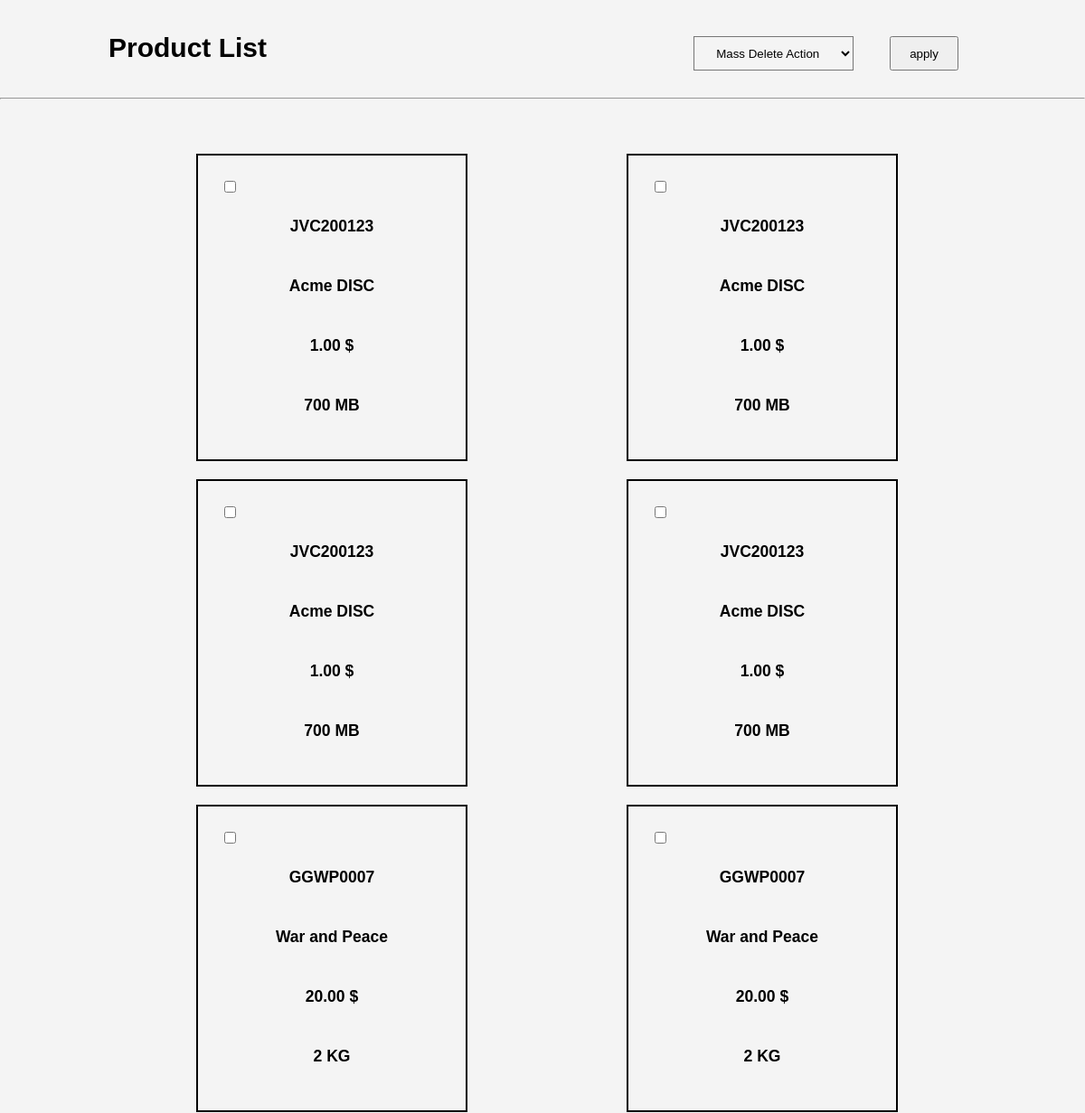
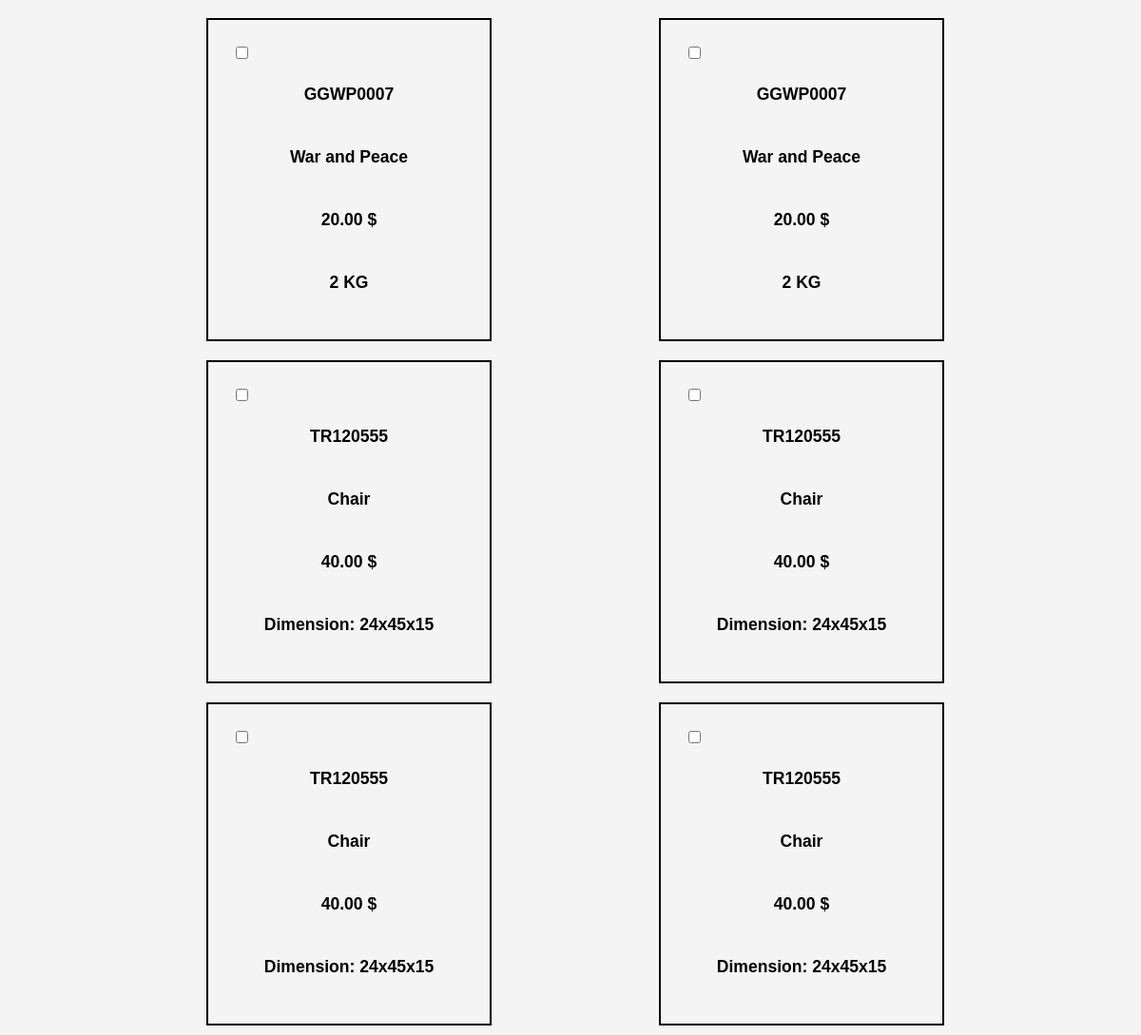
The page / on the database its author committed (2 pictures, top to bottom).
### tables this page shows
CREATE TABLE `tbl_base` (
  `id` int(11) NOT NULL,
  `sku` varchar(255) NOT NULL,
  `name` varchar(255) NOT NULL,
  `price` varchar(255) NOT NULL
);

CREATE TABLE `tbl_furniture` (
  `id` int(11) NOT NULL,
  `product_id` int(255) NOT NULL,
  `height` varchar(255) NOT NULL,
  `width` varchar(255) NOT NULL,
  `length` varchar(255) NOT NULL
);

### index.php (called while the page is built, shortened)
<?php
$disk = new Disk();
$book = new Book();
include 'views/product_list.php';
?>

### classes/Database.php (called while the page is built, shortened)
<?php
class Database
{
  private $host = "localhost";
  private $user = "root";
  private $pass = "";
  private $dbname = "project";
  private $dbh;
  private $stmt;
public function __construct()
{
  $dsn = 'mysql:host='. $this->host .';dbname='. $this->dbname;
  $options = array(
    PDO::ATTR_PERSISTENT => true,
    PDO::ATTR_ERRMODE => PDO::ERRMODE_EXCEPTION
  );
  try{
    $this->dbh = new PDO($dsn, $this->user, $this->pass, $options);
  } catch(PDOException $e) {
    $this->error = $e->getMessage();
  }
}
public function query($query)
{
  $this->stmt = $this->dbh->prepare($query);
}
public function execute()
{
  return $this->stmt->execute();
}
public function resultSet()
{
  $this->execute();
  return $this->stmt->fetchAll(PDO::FETCH_OBJ);
}
public function single()
{
  $this->execute();
  return $this->stmt->fetch(PDO::FETCH_OBJ);
}
public function rowCount()
{
  return $this->stmt->rowCount();
}
}
?>

### classes/Product.php (called while the page is built, shortened)
<?php
abstract class Product extends Database
{
  public
    $stmt = NULL,
    $exist = NULL,
    $product_id = NULL,
    $last_id = NULL,
    $id = NULL,
    $query = NULL,
    $sql = NULL,
    $table = NULL,
    $param = [],
    $database = NULL;
  public function __construct()
  {
    $this->database = new Database();
  }
  public function getBaseProducts($table)
  {
    $statement = $this->database->query("SELECT * FROM $table");
    $statement = $this->database->resultSet();
    return $statement;
  }
}
?>

### views/product_list.php (the view, shortened to what this page needs)
<!DOCTYPE html>
<html>
<head>
    <link rel="stylesheet" type="text/css" href="css/list.css">
</head>
<body>
<form method="post">
    <header>
        <div class="main-container">
            <div id="product-list">
                <h1>Product List</h1>
            </div>
                <nav>
                    <ul>
                        <li>
                            <select id="select_id" onchange="select_all()" class="select">
                                <option value="" selected disabled hidden>Mass Delete Action</option>
                            </select>
                        </li>
                        <li><input type="submit" class="button"  name="delete" value="apply"/></li>
                    </ul>
                </nav>
        </div>
</header>
<hr>
<section id="boxes">
    <div class="box-container">
    <?php $result = $disk->getBaseProducts("tbl_base");?>
    <?php foreach($result as $product): ?>
            <div class="box">
                <input type="checkbox" name="check[]" id="check" value="<?php echo $product->id; ?>">
                <h3><strong> <?php echo $product->sku;   ?> </strong></h3>
                <h3><strong> <?php echo $product->name;  ?> </strong></h3>
                <h3><strong> <?php echo $product->price; ?> </strong></h3>
                <h3><strong> <?php $furniture->setProducts("tbl_furniture", ["height, width, length"], "product_id", $product->id); ?> </strong></h3>
                <h3><strong> <?php echo $disk->setProducts("tbl_disk", ["size"  ], "product_id", $product->id); ?> </strong></h3>
                <h3><strong> <?php echo $book->setProducts("tbl_book", ["weight"], "product_id", $product->id); ?> </strong></h3>
            </div>
        <?php endforeach; ?>
    </div>
</section>
</form>
</body>
</html>

### classes/Disk.php (shortened to what this page needs)
<?php
class Disk extends Product
{
  public function foreach($param)
  {
    foreach($param as $attributes) {
      return $this->param = $attributes;
    }
  }
  public function setProducts($table, $param, $product_id, $id)
  {
    $this->table = $table;
    $this->product_id = $product_id;
    $this->id = $id;
    $this->selectFrom("SELECT $this->param FROM $this->table WHERE $this->product_id = $this->id");
  }
  public function selectFrom($sql)
  {
    $stmt = $this->database->query($sql);
    $stmt = $this->database->single();
  }
  public function getProducts($product)
  {
    print($product[0]);
  }
}
?>

### classes/Book.php (shortened to what this page needs)
<?php
class Book extends Product
{
  public function foreach($param)
  {
    foreach($param as $attributes) {
      return $this->param = $attributes;
    }
  }
  public function setProducts($table, $param, $product_id, $id)
  {
    $this->table = $table;
    $this->product_id = $product_id;
    $this->id = $id;
    $this->selectFrom("SELECT $this->param FROM $this->table WHERE $this->product_id = $this->id");
  }
  public function selectFrom($sql)
  {
    $stmt = $this->database->query($sql);
    $stmt = $this->database->single();
  }
  public function getProducts($product)
  {
    print($product[0]);
  }
}
?>

### classes/Furniture.php (shortened to what this page needs)
<?php
class Furniture extends Product
{
  public function foreach($param)
  {
    foreach($param as $attributes) {
      return $this->param = $attributes;
    }
  }
  public function setProducts($table, $param, $product_id, $id)
  {
    $this->table = $table;
    $this->product_id = $product_id;
    $this->id = $id;
    $this->selectFrom("SELECT $this->param FROM $this->table WHERE $this->product_id = $this->id");
  }
  public function selectFrom($sql)
  {
    $stmt = $this->database->query($sql);
    $stmt = $this->database->single();
    $this->counter($stmt);
  }
  public function counter($field)
  {
    $this->database->rowCount() > 0 ?
    $this->getProducts([$field->height, $field->width, $field->length]) : NULL;
  }
  public function getProducts($product)
  {
    print("Dimension: " . $product[0] . "x" . $product[1] . "x" . $product[2]);
  }
}
?>

### css/list.css (style rules this page uses)
body { font: 15px/1.5 Arial, Helvetica,sans-serif; padding:0; margin:0; background-color:#f4f4f4; }
.main-container { width:80%; margin:auto; }
.box-container { width:80%; margin:auto; overflow:hidden; height: auto; background: #f4f4f4; display: flex; flex-direction: row; justify-content: space-around; flex-flow: wrap; }
.box { width: 300px; height: 340px; background: f4f4f4; margin: 20px; box-sizing: border-box; text-align: center; border: 2px solid black; }
header { background:#f4f4f4; color:black; padding-top:30px; min-height:70px; }
header ul { margin:0; padding:0; }
header li { float:left; display:inline; padding: 0 20px 0 20px; }
header #product-list { float:left; }
header #product-list h1 { margin:0; }
header nav { float:right; margin-top:10px; }
#boxes { margin-top:50px; margin-left:10px; }
#boxes .box { float:left; text-align: center; width:300px; padding:25px; border: 2px solid black; margin: 10px; }
#boxes .box #check { float: left; }
.button { height:38px; padding-left: 20px; padding-right:20px; }
.select { height:38px; background: #f4f4f4; padding-left: 20px; padding-right:20px; }
h3 { margin-top: 40px; }

### rows shown on the page
tbl_base: sku "JVC200123", name "Acme DISC", price "1.00 $", product "700 MB"
tbl_base: sku "JVC200123", name "Acme DISC", price "1.00 $", product "700 MB"
tbl_base: sku "JVC200123", name "Acme DISC", price "1.00 $", product "700 MB"
tbl_base: sku "JVC200123", name "Acme DISC", price "1.00 $", product "700 MB"
tbl_base: sku "GGWP0007", name "War and Peace", price "20.00 $", product "2 KG"
tbl_base: sku "GGWP0007", name "War and Peace", price "20.00 $", product "2 KG"
tbl_base: sku "GGWP0007", name "War and Peace", price "20.00 $", product "2 KG"
tbl_base: sku "GGWP0007", name "War and Peace", price "20.00 $", product "2 KG"
tbl_base: sku "TR120555", name "Chair", price "40.00 $", tbl_furniture.height "24", tbl_furniture.width "45", tbl_furniture.length "15"
tbl_base: sku "TR120555", name "Chair", price "40.00 $"
tbl_furniture: height "24", width "45", length "15"
tbl_base: sku "TR120555", name "Chair", price "40.00 $"
tbl_base: sku "TR120555", name "Chair", price "40.00 $"
